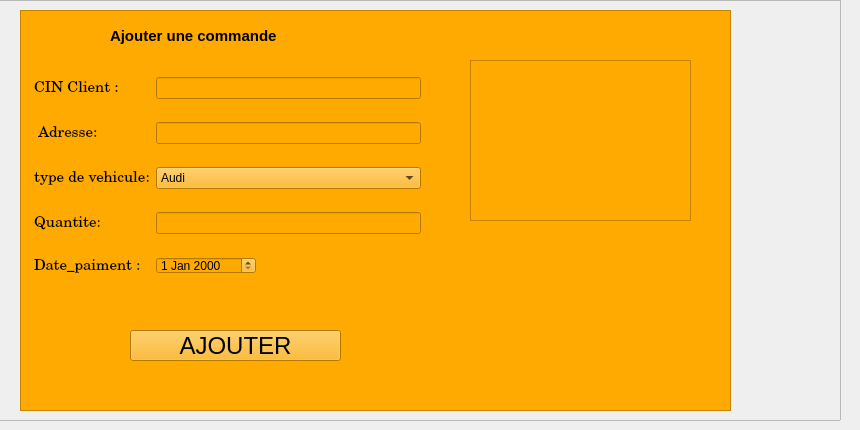
      <widget class="QWidget" name="tab">
       <attribute name="title">
        <string>Ajouter</string>
       </attribute>
       <widget class="QFrame" name="frame_6">
        <property name="geometry">
         <rect>
          <x>-10</x>
          <y>0</y>
          <width>851</width>
          <height>421</height>
         </rect>
        </property>
        <property name="frameShape">
         <enum>QFrame::StyledPanel</enum>
        </property>
        <property name="frameShadow">
         <enum>QFrame::Raised</enum>
        </property>
        <widget class="QFrame" name="frame1">
         <property name="geometry">
          <rect>
           <x>30</x>
           <y>10</y>
           <width>711</width>
           <height>401</height>
          </rect>
         </property>
         <property name="cursor">
          <cursorShape>PointingHandCursor</cursorShape>
         </property>
         <property name="styleSheet">
          <string notr="true">background-color: rgb(255, 170, 0);</string>
         </property>
         <property name="frameShape">
          <enum>QFrame::StyledPanel</enum>
         </property>
         <property name="frameShadow">
          <enum>QFrame::Raised</enum>
         </property>
         <widget class="QLabel" name="label_64">
          <property name="geometry">
           <rect>
            <x>90</x>
            <y>10</y>
            <width>261</width>
            <height>31</height>
           </rect>
          </property>
          <property name="font">
           <font>
            <pointsize>11</pointsize>
            <weight>75</weight>
            <bold>true</bold>
           </font>
          </property>
          <property name="styleSheet">
           <string notr="true">QLabel{
color: black;

border: none;
}</string>
          </property>
          <property name="text">
           <string>Ajouter une commande</string>
          </property>
         </widget>
         <widget class="QWidget" name="gridLayoutWidget_3">
          <property name="geometry">
           <rect>
            <x>10</x>
            <y>50</y>
            <width>391</width>
            <height>231</height>
           </rect>
          </property>
          <layout class="QGridLayout" name="gridLayout_3">
           <item row="1" column="2">
            <widget class="QLineEdit" name="lineEdit_2"/>
           </item>
           <item row="1" column="0">
            <widget class="QLabel" name="label_55">
             <property name="font">
              <font>
               <family>Century</family>
               <pointsize>11</pointsize>
              </font>
             </property>
             <property name="text">
              <string>  Adresse:</string>
             </property>
            </widget>
           </item>
           <item row="2" column="0">
            <widget class="QLabel" name="label_56">
             <property name="font">
              <font>
               <family>Century</family>
               <pointsize>11</pointsize>
              </font>
             </property>
             <property name="text">
              <string> type de vehicule:</string>
             </property>
            </widget>
           </item>
           <item row="3" column="2">
            <widget class="QLineEdit" name="lineEdit"/>
           </item>
           <item row="0" column="2">
            <widget class="QLineEdit" name="lineEditcin1">
             <property name="maxLength">
              <number>8</number>
             </property>
            </widget>
           </item>
           <item row="4" column="0">
            <widget class="QLabel" name="label_60">
             <property name="font">
              <font>
               <family>Century</family>
               <pointsize>11</pointsize>
              </font>
             </property>
             <property name="text">
              <string> Date_paiment :</string>
             </property>
            </widget>
           </item>
           <item row="4" column="2">
            <widget class="QDateEdit" name="dateEdit_4">
             <property name="minimumSize">
              <size>
               <width>100</width>
               <height>0</height>
              </size>
             </property>
             <property name="maximumSize">
              <size>
               <width>12</width>
               <height>17</height>
              </size>
             </property>
             <property name="tabletTracking">
              <bool>false</bool>
             </property>
            </widget>
           </item>
           <item row="0" column="0">
            <widget class="QLabel" name="label_54">
             <property name="font">
              <font>
               <family>Century</family>
               <pointsize>11</pointsize>
              </font>
             </property>
             <property name="text">
              <string> CIN Client :</string>
             </property>
            </widget>
           </item>
           <item row="3" column="0">
            <widget class="QLabel" name="label_21">
             <property name="font">
              <font>
               <family>Century</family>
               <pointsize>11</pointsize>
              </font>
             </property>
             <property name="text">
              <string> Quantite:</string>
             </property>
            </widget>
           </item>
           <item row="2" column="2">
            <widget class="QComboBox" name="comboBox_3">
             <item>
              <property name="text">
               <string>Audi</string>
              </property>
             </item>
             <item>
              <property name="text">
               <string>mercedes</string>
              </property>
             </item>
             <item>
              <property name="text">
               <string>BMW</string>
              </property>
             </item>
            </widget>
           </item>
          </layout>
         </widget>
         <widget class="QPushButton" name="pushButton_2">
          <property name="geometry">
           <rect>
            <x>110</x>
            <y>320</y>
            <width>211</width>
            <height>31</height>
           </rect>
          </property>
          <property name="font">
           <font>
            <pointsize>18</pointsize>
            <weight>50</weight>
            <bold>false</bold>
           </font>
          </property>
          <property name="cursor">
           <cursorShape>PointingHandCursor</cursorShape>
          </property>
          <property name="text">
           <string>AJOUTER</string>
          </property>
         </widget>
         <widget class="QGraphicsView" name="graphicsView">
          <property name="geometry">
           <rect>
            <x>450</x>
            <y>50</y>
            <width>221</width>
            <height>161</height>
           </rect>
          </property>
          <property name="styleSheet">
           <string notr="true">border-image: url(:/images/126042835_198489595235184_1959348384574746721_n.jpg);</string>
          </property>
         </widget>
        </widget>
       </widget>
      </widget>
